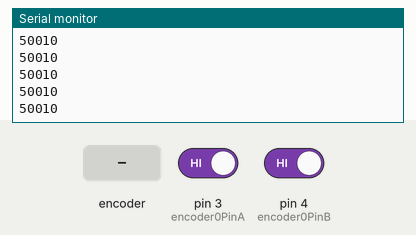
This sketch was run on a simulated Arduino Uno, built with avr-gcc and run on an emulated ATmega328P. Parts: the last lines printed to the serial monitor. Inputs (shaded band) come from the test bench; at power-on: pin 3 (encoder0PinA) HIGH, pin 4 (encoder0PinB) HIGH.

Above: at 1.2 s.
1.3 s: rotary encoder on pin 3 (encoder0PinA) / pin 4 (encoder0PinB) turned 1 step (first pin leading)
At 2.1 s:
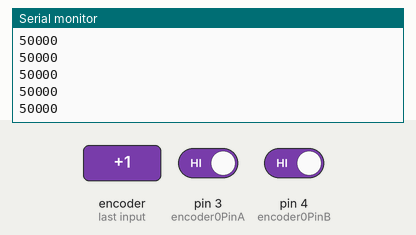
3.0 s: rotary encoder on pin 3 (encoder0PinA) / pin 4 (encoder0PinB) turned 1 step (first pin leading)
At 4.1 s:
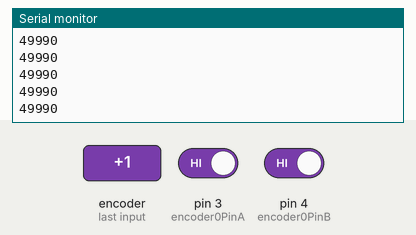
Timing chart, 0 to 6.0 s (numbered marks = the images above; inputs shaded):
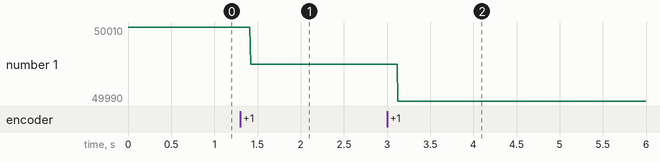

Measured:
- after the input at 1.3 s, the serial monitor: prints a new line after 0.12 s (image 1)
- after the input at 3.0 s, the serial monitor: prints a new line after 0.12 s (image 2)
- plotted number 1: 50010 → 50000 after the input at 1.3 s, 50000 → 49990 after the input at 3.0 s

The sketch:

TEST.ino
```cpp
int val;
int encoder0PinA = 3;
int encoder0PinB = 4;
int encoder0Pos = 5000;
int encoder0PinALast = LOW;
int rot0 = LOW;
/*
int encoder1PinA = 3;
int encoder1PinB = 4;
int encoder1Pos = 5000;
int encoder1PinALast = LOW;
int rot1 = LOW;
*/
int swtch = 7;
int swtchval = 0;

int inByte;

void setup() {
  pinMode (encoder0PinA, INPUT);
  pinMode (encoder0PinB, INPUT);

  //pinMode (encoder1PinA, INPUT);
  //pinMode (encoder1PinB, INPUT);

  pinMode(swtch, INPUT);

  Serial.begin (9600);
}

void loop() {
  rot0 = digitalRead(encoder0PinA);

//  rot1 = digitalRead(encoder1PinA);

  //swtch = digitalRead(swtch0PinA);

  if ((encoder0PinALast == LOW) && (rot0 == HIGH)) {
    if (digitalRead(encoder0PinB) == LOW) {
      encoder0Pos--;
    } else {
      encoder0Pos++;
    }
  }
  padPrint(encoder0Pos, 4);

  Serial.print(swtchval);
  Serial.println();
  encoder0PinALast = rot0;


//////////////////
/*
  if(debounce(swtch)== HIGH)
  {
    swtchval = 1;
  }
  else
  {
    swtchval = 0;
  }


//////////////////
*/

  /*
  if(Serial.available() > 0) {

    inByte = Serial.read();

    if (inByte == 'V')
    {
      padPrint(encoder0Pos, 4);
      padPrint(encoder1Pos, 4);
      Serial.print(swtchval);
      Serial.println();
    }
  }*/

}

void padPrint( int value, int width)
{
// pads values with leading zeros to make the given width
char valueStr[6]; // large enough to hold an int
  itoa (value, valueStr, 10);
  int len = strlen(valueStr);
  if(len < width){
    len = width-len;
    while(len--)
     Serial.print('0');
  }
 Serial.print(valueStr);
}
/*
int debounce(int swtchPin)
{
  int state, previous_state;
  previous_state = digitalRead(swtchPin);
  for(int i = 0; i < 25; i++)
  {
    delay(1);
    state = digitalRead(swtchPin);
    if( state != previous_state)
    {
      i = 0;
      previous_state = state;
    }
  }
  return state;
}*/
```
